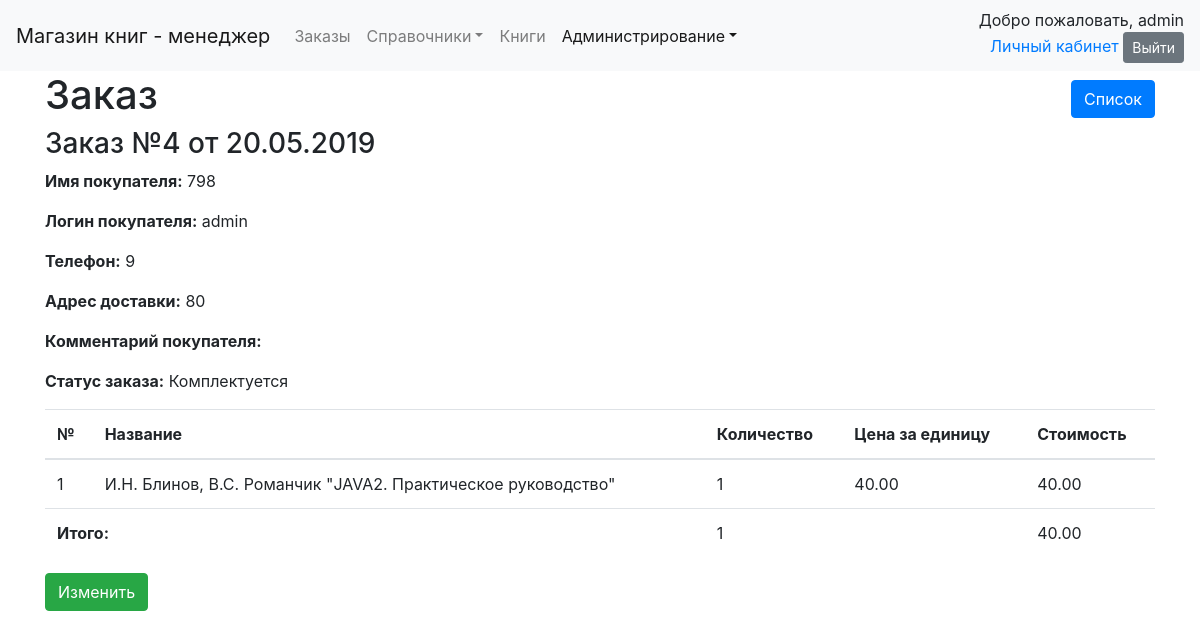
Page /order/all/4/ (signed in) on the earlier database version.
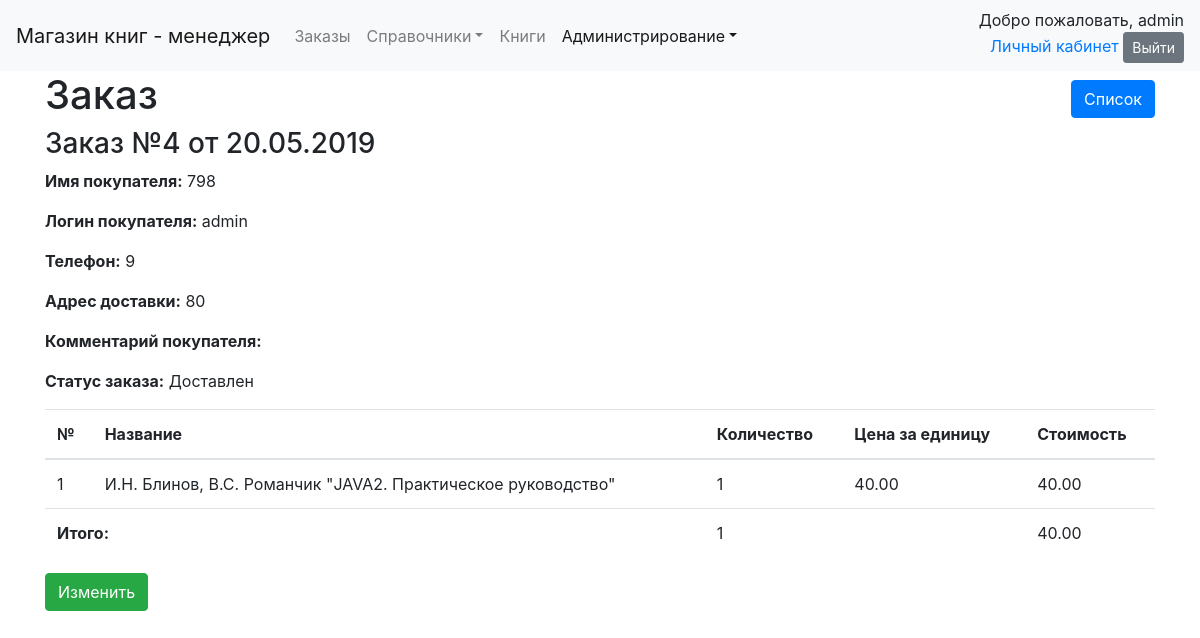
Same page on the later database version.
### orderapp/models.py (models this page shows, shortened)
class Order(models.Model):
    cart = models.ForeignKey(Cart, on_delete=models.PROTECT, verbose_name='корзина', related_name='order',
                             related_query_name='order')
    status = models.ForeignKey(OrderStatus, on_delete=models.PROTECT, verbose_name='статус', related_name='order',
                               related_query_name='order')
    name = models.CharField(verbose_name='имя', max_length=50, help_text='Как к вам обращаться?')
    phone = models.CharField(max_length=15, verbose_name='телефон', help_text='Телефон для связи: +375(29)000-00-00')
    email = models.EmailField(verbose_name='email', blank=True, null=True,
                              help_text='Электронная почта: example@domain.com')
    delivery_adress = models.TextField(verbose_name='Адрес доставки',
                                       help_text='Пример: г. Минск, ул. Звездная, д. 1, кв. 7')
    comments = models.TextField(verbose_name='комментарий', blank=True, null=True)
    date_create = models.DateTimeField("Дата создания", auto_now_add=True, )
    date_update = models.DateTimeField("Дата последнего изменения", auto_now=True)
    user_comments = GenericRelation(Comment, related_query_name='order')
    def __str__(self):
        return "Заказ №" + str(self.pk) + " от " + self.date_create.strftime("%d.%m.%Y")
    @classmethod
    def get_list_url(cls):
        return reverse_lazy('order_list')
    class Meta:
        verbose_name = 'заказ'
        verbose_name_plural = 'заказы'
        permissions = [('manager', 'is_manager'), ]

### dimensionsapp/models.py (models this page shows, shortened)
class Dimension(models.Model):
    name = models.CharField("Наименование", max_length=50, unique=True)
    description = models.TextField("Описание", blank=True, )
    class Meta:
        abstract = True
        ordering = ['name']

class OrderStatus(Dimension):
    class Meta(Dimension.Meta):
        verbose_name = 'статус заказа'
        verbose_name_plural = 'статусы заказа'

### cartapp/models.py (models this page shows)
class Cart(models.Model):
    user = models.ForeignKey(User, on_delete=models.CASCADE, related_name='cart', related_query_name='cart', blank=True,
                             null=True)
    date_create = models.DateTimeField("Дата создания", auto_now_add=True, )
    date_update = models.DateTimeField("Дата последнего изменения", auto_now=True)
    @property
    def total_quantity(self):
        quantity = self.books.aggregate(models.Sum('quantity'))['quantity__sum']
        if quantity is None:
            return 0
        return quantity
    @property
    def total_cost(self):
        return sum(book.cost for book in self.books.all())
    class Meta:
        verbose_name = 'корзина'
        verbose_name_plural = 'корзины'

class BookInCart(models.Model):
    cart = models.ForeignKey(Cart, models.CASCADE, related_name='books', related_query_name='book')
    book = models.ForeignKey(Book, models.CASCADE, related_name='cart', related_query_name='cart')
    quantity = models.PositiveIntegerField('Количество', default=1)
    date_create = models.DateTimeField("Дата внесения", auto_now_add=True, )
    date_update = models.DateTimeField("Дата последнего изменения", auto_now=True)
    @property
    def cost(self):
        return self.quantity * self.book.price
    class Meta:
        verbose_name = 'книга в корзине'
        verbose_name_plural = 'книги в корзине'
        constraints = [
            models.UniqueConstraint(fields=['cart', 'book'], name='unique_book_in_cart'),
        ]

### goodsapp/models.py (models this page shows, shortened)
class Book(models.Model):
    name = models.CharField("Название книги", max_length=200)
    image_field = models.ImageField("Фото обложки", blank=True, null=True, upload_to='bookimage')
    price = models.DecimalField("Цена (BYN)", max_digits=8, decimal_places=2)
    authors = models.ManyToManyField(referen.Author, verbose_name="Авторы")
    serie = models.ForeignKey(referen.Serie, on_delete=models.PROTECT, verbose_name="Серия", null=True, blank=True)
    jenre = models.ManyToManyField(referen.Jenre, verbose_name="Жанры")
    year_publishing = models.PositiveIntegerField("Год издания")
    count_pages = models.PositiveIntegerField("Количество страниц")
    binding = models.ForeignKey(referen.Binding, on_delete=models.PROTECT, verbose_name="Переплет")
    format_book = models.ForeignKey(referen.FormatBook, on_delete=models.PROTECT, verbose_name="Формат")
    isbn = models.CharField("ISBN", max_length=13)
    weight = models.FloatField("Вес (гр)")
    age_restrictions = models.ForeignKey(referen.AgeRestriction, verbose_name="Возрастные ограничения",
                                         on_delete=models.PROTECT, )
    publisher = models.ForeignKey(referen.PublishingHouse, on_delete=models.PROTECT, verbose_name="Издательство")
    count_books = models.PositiveIntegerField("Количество книг в наличии")
    is_active = models.BooleanField("Активный (доступен для заказа)", default=True)
    rate = models.FloatField("Рейтинг")
    date_create = models.DateTimeField("Дата внесения в каталог", auto_now_add=True, )
    date_update = models.DateTimeField("Дата последнего изменения карточки", auto_now=True)
    user_comments = GenericRelation(Comment, related_query_name='book')
    def description(self):
        return ', '.join([s.namePublic for s in self.authors.all()]) + " \"" + self.name + "\""
    class Meta:
        verbose_name = "книга"
        verbose_name_plural = "книги"

### orderapp/views.py (the view)
# urls.py: path('all/<int:pk>/', ManagerOrderDetailView.as_view(), name='order_detail'),
class ManagerOrderDetailView(ManagerDetailView):
    model = Order
    def get_context_data(self, **kwargs):
        context = super().get_context_data(**kwargs)
        context['comments'] = self.object.user_comments.all().order_by('-date_create')
        return context

### orderapp/templates/orderapp/order_detail.html (shortened to what this page needs)
{% extends 'dimension_detail.html' %}
{% load static %}
{% block navbar %}
    {% include 'navbar.html' with active="administration" %}
{% endblock %}
{% block page_name %}
    Заказ
{% endblock %}
{% block dimension %}
    <h3>{{ object }}</h3>
    <p><strong>Имя покупателя:</strong> {{ object.name }}</p>
    <p><strong>Логин покупателя:</strong> {{ object.cart.user|default_if_none:"anonymous user" }}</p>
    <p><strong>Телефон:</strong> {{ object.phone }}</p>
    <p><strong>Адрес доставки:</strong> {{ object.delivery_adress }}</p>
    <p><strong>Комментарий покупателя:</strong> {{ object.comments }}</p>
    <p><strong>Статус заказа:</strong> {{ object.status.name }}</p>
    <table class="table">
        <thead>
        <tr>
            <th>№</th>
            <th>Название</th>
            <th>Количество</th>
            <th>Цена за единицу</th>
            <th>Стоимость</th>
        </tr>
        </thead>
        <tbody>
        {% for obj in object.cart.books.all %}
            <tr>
                <td>{{ forloop.counter }}</td>
                <td>{{ obj.book.description }}</td>
                <td>{{ obj.quantity }}</td>
                <td>{{ obj.book.price }}</td>
                <td>{{ obj.cost }}</td>
            </tr>
        {% endfor %}
        </tbody>
        <tfoot>
        <tr>
            <td colspan="2"><strong>Итого:</strong></td>
            <td>{{ object.cart.total_quantity }}</td>
            <td></td>
            <td>{{ object.cart.total_cost }}</td>
        </tr>
        </tfoot>
    </table>
{% endblock %}
{% block update %}
    <a href="{% url 'order_update' object.pk%}" class="btn btn-success">Изменить</a>
{% endblock %}

Differences in the rows shown:
changed Order "admin": status.name "Комплектуется" → "Доставлен"
